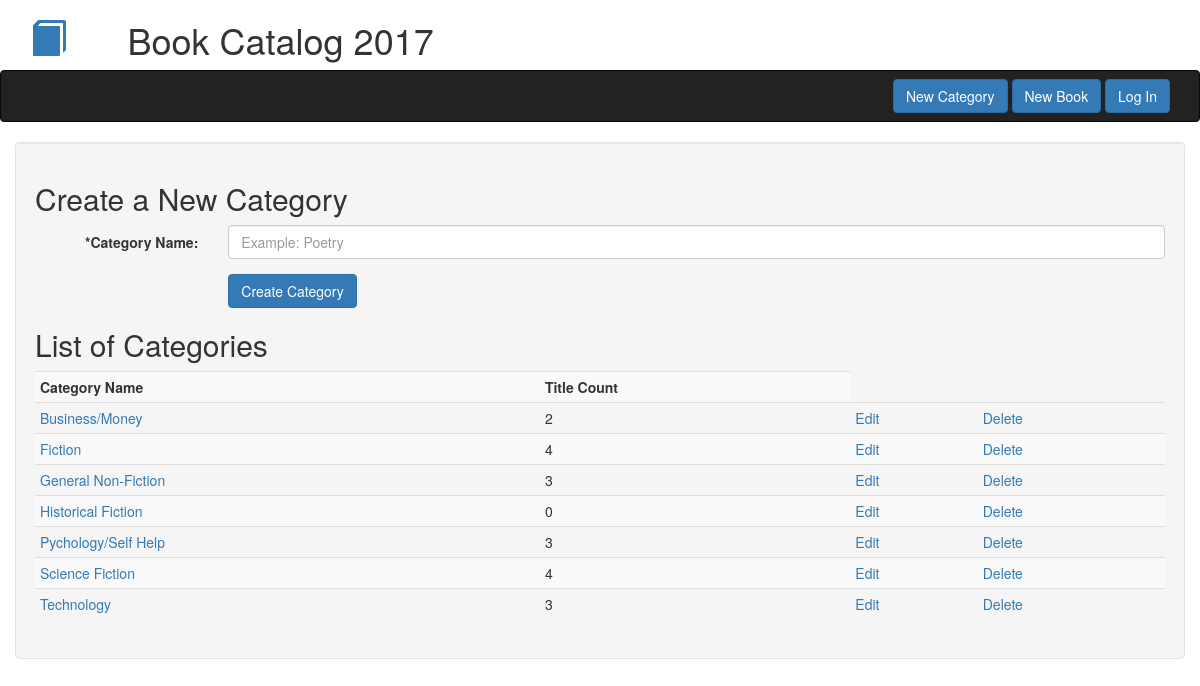
The page /categories/create on the database as committed earlier.
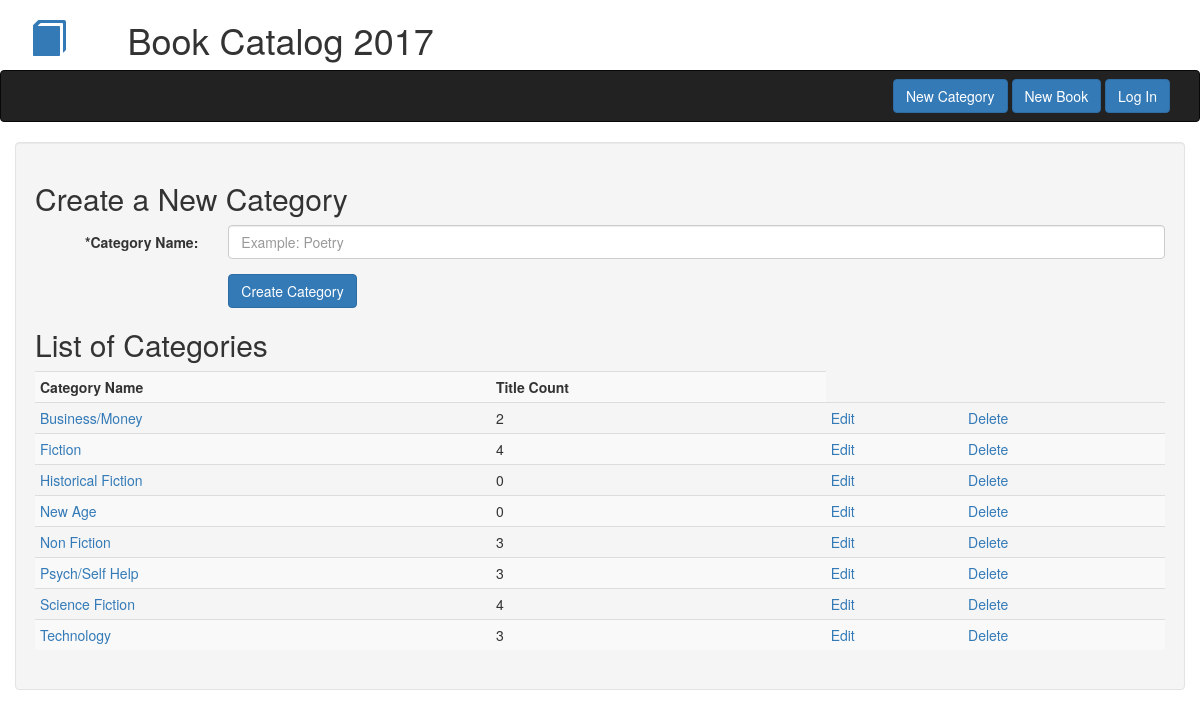
The same page on the database as committed later.
### db_setup.py (models this page shows)
class Category(Base):
    __tablename__ = 'category'
    name = Column(String(80), nullable = False)
    id = Column(Integer, primary_key = True)

### catalog.py (the view)
@app.route('/categories/create', methods=['GET','POST'])
def createCategory():
    category_counts = (
        session.query(Category.name, Category.id, func.count(Book.title).label("count"))
        .outerjoin(Book, Category.id == Book.category_id)
        .group_by(Category.id)
        .order_by(Category.name)
        )
    if request.method == 'POST':
        new_category = Category(name = request.form['category_name'])
        if not request.form['category_name']:
            flash('You must fill out the form! Duh!')
            return redirect(url_for('createCategory'))
        for category in category_counts:
            if request.form['category_name'] == category.name:
                flash("The category name: {} - is already in use. Duplicate names are not allowed."
                    .format (category.name))
                return redirect(url_for('createCategory'))
        session.add(new_category)
        session.commit()
        flash("Category: {} created successfully!".format(new_category.name))
        return redirect(url_for('indexPage'))
    else:
        return render_template('create_category.html', category_counts = category_counts)

### templates/create_category.html (shortened to what this page needs)
{% extends "bootstrap/base.html" %}
{% block navbar %}{% include "header_nav.html" %}{% endblock %}
{% block content %}
<div class="container well">
    <h2>Create a New Category</h2>
    <form class="form-horizontal" method="POST" action="{{ url_for('createCategory') }}">
    <div class="form-group">
        <label for="inputCategory" class="col-sm-2 control-label">*Category Name:</label>
        <div class="col-sm-10">
            <input type="text" name="category_name" class="form-control" id="inputCategory" placeholder="Example: Poetry">
        </div>
    </div>
    <div class="form-group">
        <div class="col-sm-offset-2 col-sm-10">
            <button type="submit" class="btn btn-primary">Create Category</button>
        </div>
    </div>
    </form>
    <h2>List of Categories</h2>
    <table class='table table-striped table-condensed'>
        <th>Category Name</th><th>Title Count</th>
        {% for category in category_counts %}
            <tr><td><a href="{{ url_for('listBooksByCategory', category_id = category.id) }}">{{ category.name }}</a></td><td>{{ category.count }}<td><a href="{{ url_for('editCategory', category_id = category.id) }}"> Edit</a></td><td><a href="{{ url_for('deleteCategory', category_id = category.id) }}"> Delete</a></td></tr>
        {% endfor %}
    </table>
</div>
{% endblock %}

Rows that differ between the two databases and show on the page:
shown differently, row unchanged: Category "Historical Fiction": moves up the list
added Category: name "New Age", count "0"
changed Category: name "General Non-Fiction" → "Non Fiction"
changed Category: name "Pychology/Self Help" → "Psych/Self Help"
